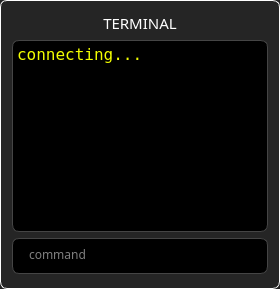
           <widget class="QFrame" name="terminalArea">
            <property name="sizePolicy">
             <sizepolicy hsizetype="Preferred" vsizetype="Preferred">
              <horstretch>0</horstretch>
              <verstretch>0</verstretch>
             </sizepolicy>
            </property>
            <property name="styleSheet">
             <string notr="true">background-color: rgb(37, 37, 37);
border: 1px solid #fff;
border-radius: 7px;</string>
            </property>
            <property name="frameShape">
             <enum>QFrame::StyledPanel</enum>
            </property>
            <property name="frameShadow">
             <enum>QFrame::Raised</enum>
            </property>
            <layout class="QVBoxLayout" name="verticalLayout_10" stretch="1,10,0">
             <item>
              <widget class="QLabel" name="terminalTitle">
               <property name="font">
                <font>
                 <family>Source Code Pro Medium</family>
                 <pointsize>11</pointsize>
                </font>
               </property>
               <property name="styleSheet">
                <string notr="true">color: rgb(255, 255, 255);
border: 0px solid;</string>
               </property>
               <property name="text">
                <string>TERMINAL</string>
               </property>
               <property name="alignment">
                <set>Qt::AlignCenter</set>
               </property>
              </widget>
             </item>
             <item>
              <widget class="QTextBrowser" name="terminalScreen">
               <property name="font">
                <font>
                 <family>Terminal</family>
                 <pointsize>15</pointsize>
                </font>
               </property>
               <property name="styleSheet">
                <string notr="true">background-color:#000;

border: 1px solid #454545;
border-radius: 7px;</string>
               </property>
               <property name="verticalScrollBarPolicy">
                <enum>Qt::ScrollBarAlwaysOff</enum>
               </property>
               <property name="horizontalScrollBarPolicy">
                <enum>Qt::ScrollBarAlwaysOff</enum>
               </property>
               <property name="html">
                <string>&lt;!DOCTYPE HTML PUBLIC &quot;-//W3C//DTD HTML 4.0//EN&quot; &quot;http://www.w3.org/TR/REC-html40/strict.dtd&quot;&gt;
&lt;html&gt;&lt;head&gt;&lt;meta name=&quot;qrichtext&quot; content=&quot;1&quot; /&gt;&lt;style type=&quot;text/css&quot;&gt;
p, li { white-space: pre-wrap; }
&lt;/style&gt;&lt;/head&gt;&lt;body style=&quot; font-family:'Terminal'; font-size:15pt; font-weight:400; font-style:normal;&quot;&gt;
&lt;p style=&quot; margin-top:0px; margin-bottom:0px; margin-left:0px; margin-right:0px; -qt-block-indent:0; text-indent:0px;&quot;&gt;&lt;span style=&quot; font-size:12pt; color:#f3ff00;&quot;&gt;connecting...&lt;/span&gt;&lt;/p&gt;&lt;/body&gt;&lt;/html&gt;</string>
               </property>
               <property name="searchPaths">
                <stringlist/>
               </property>
              </widget>
             </item>
             <item>
              <widget class="QFrame" name="terminalCommandArea">
               <property name="styleSheet">
                <string notr="true">background-color: #000;
padding: 3px;
padding-left: 7px;
color: rgb(255, 255, 255);
margin-bottom: 3px;

border: 1px solid #454545;
border-radius: 7px;</string>
               </property>
               <property name="frameShape">
                <enum>QFrame::StyledPanel</enum>
               </property>
               <property name="frameShadow">
                <enum>QFrame::Raised</enum>
               </property>
               <layout class="QHBoxLayout" name="horizontalLayout_13">
                <property name="spacing">
                 <number>0</number>
                </property>
                <property name="leftMargin">
                 <number>0</number>
                </property>
                <property name="topMargin">
                 <number>0</number>
                </property>
                <property name="rightMargin">
                 <number>0</number>
                </property>
                <property name="bottomMargin">
                 <number>0</number>
                </property>
                <item>
                 <widget class="QLineEdit" name="terminalCommandInput">
                  <property name="font">
                   <font>
                    <family>Source Code Pro Medium</family>
                   </font>
                  </property>
                  <property name="styleSheet">
                   <string notr="true">
padding: 3px;
padding-left: 7px;
color: rgb(255, 255, 255);
margin-bottom: 3px;

border: 0px solid #454545;
border-radius: 7px;</string>
                  </property>
                  <property name="text">
                   <string/>
                  </property>
                  <property name="placeholderText">
                   <string notr="true">command</string>
                  </property>
                 </widget>
                </item>
                <item>
                 <widget class="QPushButton" name="sendButtonCommand">
                  <property name="cursor">
                   <cursorShape>PointingHandCursor</cursorShape>
                  </property>
                  <property name="styleSheet">
                   <string notr="true">image: url(:/icon/sendIcon.svg);
background-color: rgba(255, 255, 255, 0);
border: 0px;
color: rgba(255, 255, 255, 0);</string>
                  </property>
                  <property name="text">
                   <string/>
                  </property>
                  <property name="icon">
                   <iconset>
                    <normalon>:/icon/sendIcon.svg</normalon>
                   </iconset>
                  </property>
                  <property name="iconSize">
                   <size>
                    <width>20</width>
                    <height>20</height>
                   </size>
                  </property>
                 </widget>
                </item>
               </layout>
              </widget>
             </item>
            </layout>
           </widget>
